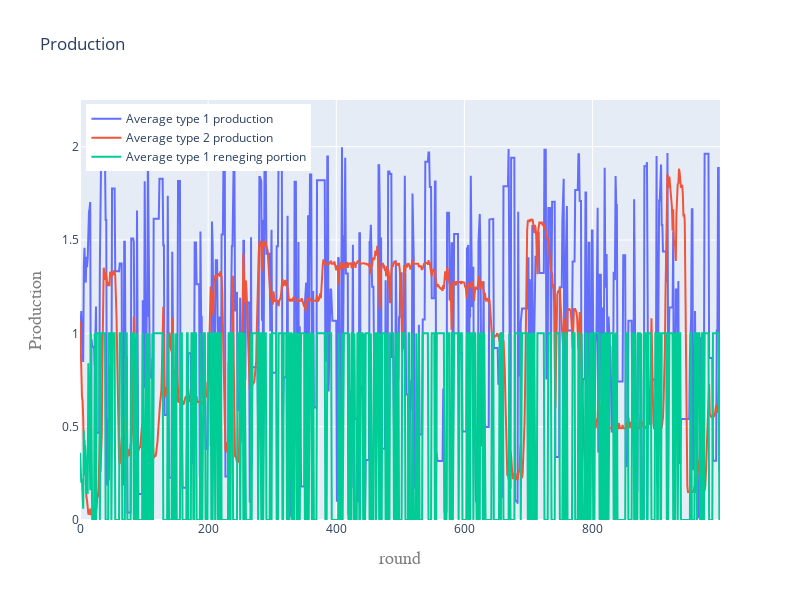
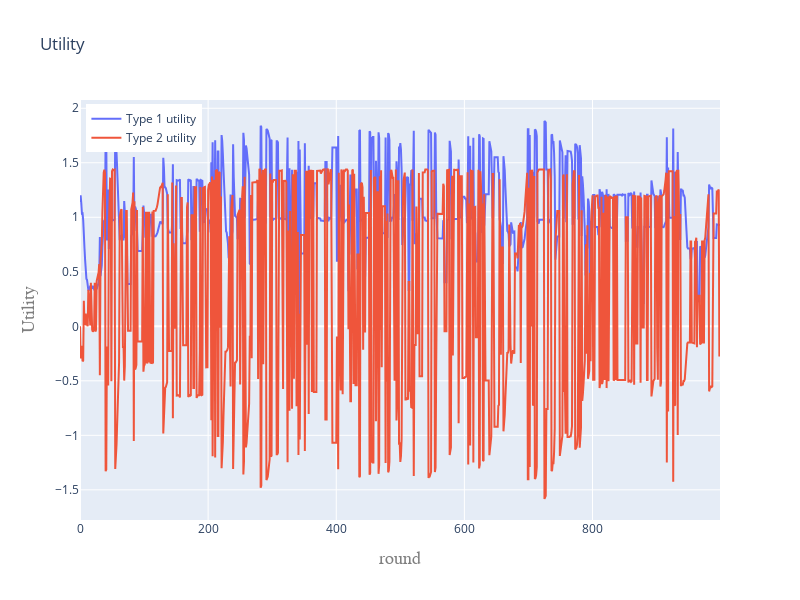

Write notebook code for charts like these, in order.
### Code cell
all_runs_type1_average_production = [[0 for s in range(sims)] for t in range(rounds)]
all_runs_type1_average_reneging = [[0 for s in range(sims)] for t in range(rounds)]
all_runs_type2_average_production = [[0 for s in range(sims)] for t in range(rounds)]

all_runs_type1_average_utility = [[0 for s in range(sims)] for t in range(rounds)]
all_runs_type2_average_utility = [[0 for s in range(sims)] for t in range(rounds)]

## note: change these to matrices for better data storage and usage


for s in range(sims):
    pop_type1 = randominitialize_type1(I)
    pop_type2 = randominitialize_type2(J)
    for t in range(rounds):            
        
        utility_type1, utility_type2  = matching_and_utility(pop_type1, pop_type2)
        
        ### storing data ###
        this_round_type1_average_production = np.mean([pop_type1[i][0] for i in range(len(pop_type1))])
        this_round_type1_average_reneging = np.mean([pop_type1[i][1] for i in range(len(pop_type1))])
        this_round_type2_average_production = np.mean([pop_type2[i] for i in range(len(pop_type1))])
        
        this_round_type1_average_utility = np.mean([utility_type1[i] for i in range(len(pop_type1))])
        this_round_type2_average_utility = np.mean([utility_type2[i] for i in range(len(pop_type1))])
                
        all_runs_type1_average_production[t][s] = this_round_type1_average_production
        all_runs_type1_average_reneging[t][s]   = this_round_type1_average_reneging
        all_runs_type2_average_production[t][s] = this_round_type2_average_production
        
        all_runs_type1_average_utility[t][s] = this_round_type1_average_utility
        all_runs_type2_average_utility[t][s] = this_round_type2_average_utility
        ### END - storing data ###
        
        
        
        
        temp_pop_type1 = reproduction(pop_type1, utility_type1)
        temp_pop_type2 = reproduction(pop_type2, utility_type2)
        
        temp_pop_type1 = mutation_type1(temp_pop_type1, mutation_rate)
        temp_pop_type2 = mutation_type2(temp_pop_type2, mutation_rate)
        
        
        pop_type1 = temp_pop_type1 #temp_pop_type1.copy()
        pop_type2 = temp_pop_type2 #temp_pop_type2.copy()
        
average_all_runs_type1_average_production = [0 for t in range(rounds)]
average_all_runs_type1_average_reneging = [0 for t in range(rounds)]
average_all_runs_type2_average_production = [0 for t in range(rounds)]
average_all_runs_type1_average_utility = [0 for t in range(rounds)]
average_all_runs_type2_average_utility = [0 for t in range(rounds)]
        
for t in range(rounds):
    average_all_runs_type1_average_production[t] = np.mean(all_runs_type1_average_production[t])
    average_all_runs_type1_average_reneging[t]   = np.mean(all_runs_type1_average_reneging[t])
    average_all_runs_type2_average_production[t] = np.mean(all_runs_type2_average_production[t])
    average_all_runs_type1_average_utility[t]    = np.mean(all_runs_type1_average_utility[t])
    average_all_runs_type2_average_utility[t]    = np.mean(all_runs_type2_average_utility[t])
    

    
### GRAPHING ###
trace1 = go.Scatter(x=list(range(rounds)), y=list(average_all_runs_type1_average_production),
                    mode='lines', name='Average type 1 production')               
layout1 = go.Layout(
    title=('Production'),
    width=800,
    height=600,
    xaxis=dict(
        title='round',
        titlefont=dict(
            family='Courier New, monospace',
            size=18,
            color='#7f7f7f'
        )
    ),
    yaxis=dict(
        title='Production',
        nticks=10,
        range=[0,max_production+0.25],
        titlefont=dict(
            family='Courier New, monospace',
            size=18,
            color='#7f7f7f'
        )
    )
)
data1 = [trace1]
figure1 = go.Figure(data=data1,layout=layout1)
figure1.add_trace(go.Scatter(x=list(range(rounds)), y=list(average_all_runs_type2_average_production),
                    mode='lines', name='Average type 2 production'))
figure1.add_trace(go.Scatter(x = list(range(rounds)),y = list(average_all_runs_type1_average_reneging), mode = 'lines',name = 'Average type 1 reneging portion'))

figure1.update_layout(legend=dict(
    yanchor="top",
    y=0.99,
    xanchor="left",
    x=0.01
))
figure1.show()  






### GRAPH 2
trace2 = go.Scatter(x=list(range(rounds)), y=list(average_all_runs_type1_average_utility),
                    mode='lines', name='Type 1 utility')               
layout2 = go.Layout(
    title=('Utility'),
    width=800,
    height=600,
    xaxis=dict(
        title='round',
        titlefont=dict(
            family='Courier New, monospace',
            size=18,
            color='#7f7f7f'
        )
    ),
    yaxis=dict(
        title='Utility',
        nticks=10,
#         range=[],
        titlefont=dict(
            family='Courier New, monospace',
            size=18,
            color='#7f7f7f'
        )
    )
)
data2 = [trace2]
figure2 = go.Figure(data=data2,layout=layout2)
figure2.add_trace(go.Scatter(x=list(range(rounds)), y=list(average_all_runs_type2_average_utility),
                    mode='lines', name='Type 2 utility'))

figure2.update_layout(legend=dict(
    yanchor="top",
    y=0.99,
    xanchor="left",
    x=0.01
))
figure2.show()

### Figure 1 — Plotly figure (JSON) as saved in the notebook; plotly's stock layout.template omitted (floating-point values rounded to 4 significant figures; data arrays with more than 128 entries replaced by an {"elided": "..."} marker saying what was removed)
{"data": [{"mode": "lines", "name": "Average type 1 production", "type": "scatter", "x": {"elided": "1000 int values"}, "y": {"elided": "1000 float values"}}, {"mode": "lines", "name": "Average type 2 production", "type": "scatter", "x": {"elided": "1000 int values"}, "y": {"elided": "1000 float values"}}, {"mode": "lines", "name": "Average type 1 reneging portion", "type": "scatter", "x": {"elided": "1000 int values"}, "y": {"elided": "1000 float values"}}], "layout": {"height": 600, "legend": {"x": 0.01, "xanchor": "left", "y": 0.99, "yanchor": "top"}, "title": {"text": "Production"}, "width": 800, "xaxis": {"title": {"font": {"color": "#7f7f7f", "family": "Courier New, monospace", "size": 18}, "text": "round"}}, "yaxis": {"nticks": 10, "range": [0, 2.25], "title": {"font": {"color": "#7f7f7f", "family": "Courier New, monospace", "size": 18}, "text": "Production"}}}}

### Figure 2 — Plotly figure (JSON) as saved in the notebook; plotly's stock layout.template omitted (floating-point values rounded to 4 significant figures; data arrays with more than 128 entries replaced by an {"elided": "..."} marker saying what was removed)
{"data": [{"mode": "lines", "name": "Type 1 utility", "type": "scatter", "x": {"elided": "1000 int values"}, "y": {"elided": "1000 float values"}}, {"mode": "lines", "name": "Type 2 utility", "type": "scatter", "x": {"elided": "1000 int values"}, "y": {"elided": "1000 float values"}}], "layout": {"height": 600, "legend": {"x": 0.01, "xanchor": "left", "y": 0.99, "yanchor": "top"}, "title": {"text": "Utility"}, "width": 800, "xaxis": {"title": {"font": {"color": "#7f7f7f", "family": "Courier New, monospace", "size": 18}, "text": "round"}}, "yaxis": {"nticks": 10, "title": {"font": {"color": "#7f7f7f", "family": "Courier New, monospace", "size": 18}, "text": "Utility"}}}}
